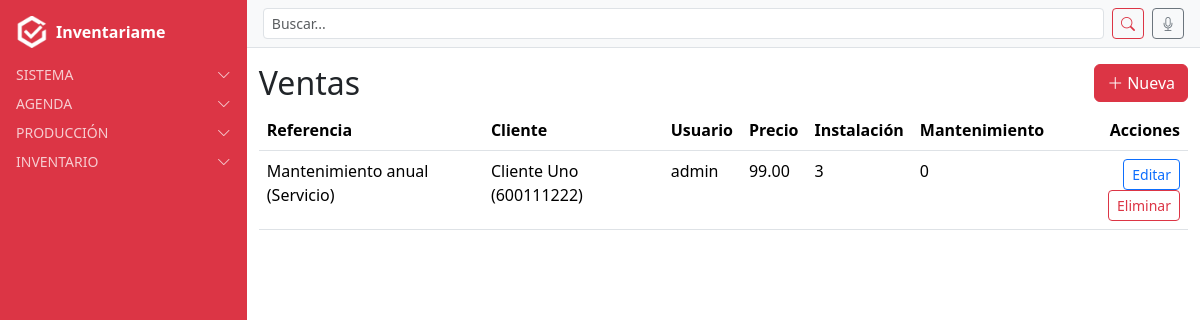
Page /sales/ventas/ (signed in) on the earlier database version.
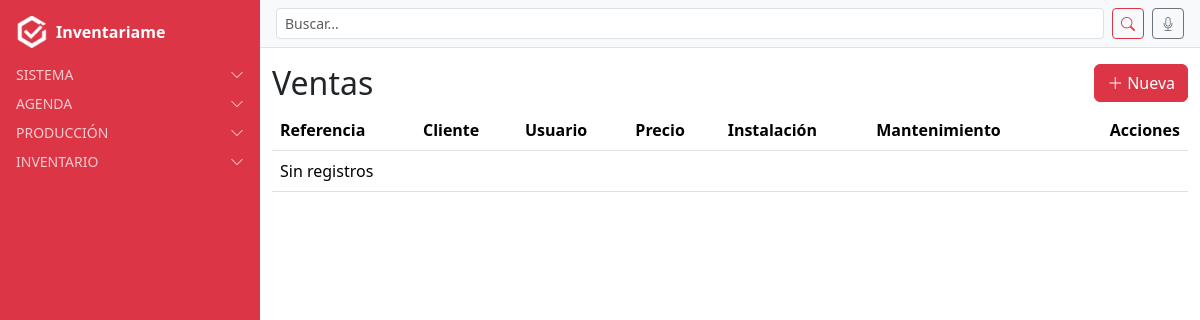
Same page on the later database version.
### sales/models.py (models this page shows, shortened)
class Venta(models.Model):
    referencia = models.ForeignKey(
        Referencia,
        on_delete=models.SET_NULL,
        null=True,
        blank=True,
        related_name="ventas"
    )
    precio = models.DecimalField(max_digits=10, decimal_places=2)
    instalacion = models.IntegerField(default=0)     # horas o unidades
    mantenimiento = models.IntegerField(default=0)   # horas o unidades
    usuario = models.ForeignKey(User, on_delete=models.CASCADE, related_name="ventas")
    cliente = models.ForeignKey(Cliente, on_delete=models.CASCADE, related_name="ventas")
    class Meta:
        verbose_name = "Venta"
        verbose_name_plural = "Ventas"

### referencias/models.py (models this page shows)
class Referencia(models.Model):
    nombre = models.CharField(max_length=150)
    tipo = models.ForeignKey(Tipo, on_delete=models.CASCADE, related_name="referencias")
    class Meta:
        verbose_name = "Referencia"
        verbose_name_plural = "Referencias"
    def __str__(self):
        return f"{self.nombre} ({self.tipo})"

class Tipo(models.Model):
    nombre = models.CharField(max_length=100, unique=True)
    class Meta:
        verbose_name = "Tipo"
        verbose_name_plural = "Tipos"
    def __str__(self):
        return self.nombre

### clientes/models.py (models this page shows)
class Cliente(models.Model):
    nombre = models.CharField(max_length=200)
    telefono = models.CharField(max_length=20, blank=True, null=True)  # NUEVO CAMPO
    direccion = models.ForeignKey(
        Address,
        on_delete=models.SET_NULL,
        null=True,
        blank=True,
        related_name="clientes_principal"
    )
    usuario = models.ForeignKey(
        User,
        on_delete=models.CASCADE,
        related_name="clientes",
        null=True,  # permite nulos en registros antiguos
        blank=True  # permite dejarlo vacío en formularios
    )
    class Meta:
        verbose_name = "Cliente"
        verbose_name_plural = "Clientes"
    def __str__(self):
        return f"{self.nombre} ({self.telefono or 'sin teléfono'})"

### sales/views.py (the view)
# urls.py: path('ventas/', VentaListView.as_view(), name='venta_list'),
class VentaListView(GroupVisibilityMixin, ListView):
    model = Venta
    template_name = "sales/ventas_list.html"

### users/context_processors.py (called while the page is built)
def alertas_processor(request):
    if not request.user.is_authenticated:
        return {}
    ahora = timezone.now()
    proximas_con_recordatorio = Cita.objects.filter(
        usuario=request.user, recordatorio=True,
        fecha__gte=ahora, fecha__lte=ahora + timedelta(days=1)
    )
    if proximas_con_recordatorio.exists():
        return {"alertas": f"Tienes {proximas_con_recordatorio.count()} cita(s) con recordatorio en 24h"}
    return {}

### users/mixins.py (called while the page is built)
    def get_queryset(self):
        qs = super().get_queryset()
        perfil = getattr(self.request.user, "perfil", None)
        if not perfil:
            return qs.none()
        if perfil.tipo_usuario == "grupo" and perfil.grupo_django:
            return qs.filter(**{f"{self.owner_field_name}__groups": perfil.grupo_django})
        return qs.filter(**{self.owner_field_name: self.request.user})

### templates/sales/ventas_list.html
{% extends "base.html" %}
{% block content_authenticated %}
<div class="d-flex align-items-center justify-content-between mb-2">
  <h2 class="mb-0">Ventas</h2>
  <a class="btn btn-danger" href="{% url 'venta_create' %}"><i class="bi bi-plus-lg me-1"></i>Nueva</a>
</div>
<table class="table">
  <thead><tr><th>Referencia</th><th>Cliente</th><th>Usuario</th><th>Precio</th><th>Instalación</th><th>Mantenimiento</th><th class="text-end">Acciones</th></tr></thead>
  <tbody>
    {% for obj in object_list %}
    <tr>
      <td>{{ obj.referencia }}</td>
      <td>{{ obj.cliente }}</td>
      <td>{{ obj.usuario }}</td>
      <td>{{ obj.precio }}</td>
      <td>{{ obj.instalacion }}</td>
      <td>{{ obj.mantenimiento }}</td>
      <td class="text-end">
        <a href="{% url 'venta_update' obj.pk %}" class="btn btn-sm btn-outline-primary">Editar</a>
        <a href="{% url 'venta_delete' obj.pk %}" class="btn btn-sm btn-outline-danger">Eliminar</a>
      </td>
    </tr>
    {% empty %}<tr><td colspan="7">Sin registros</td></tr>{% endfor %}
  </tbody>
</table>
{% endblock %}

Differences in the rows shown:
removed Venta: referencia "Mantenimiento anual (Servicio)", cliente "Cliente Uno (600111222)", usuario "admin", precio "99.00", instalacion "3", mantenimiento "0"
Other differences:
text now shown: "Sin registros"
